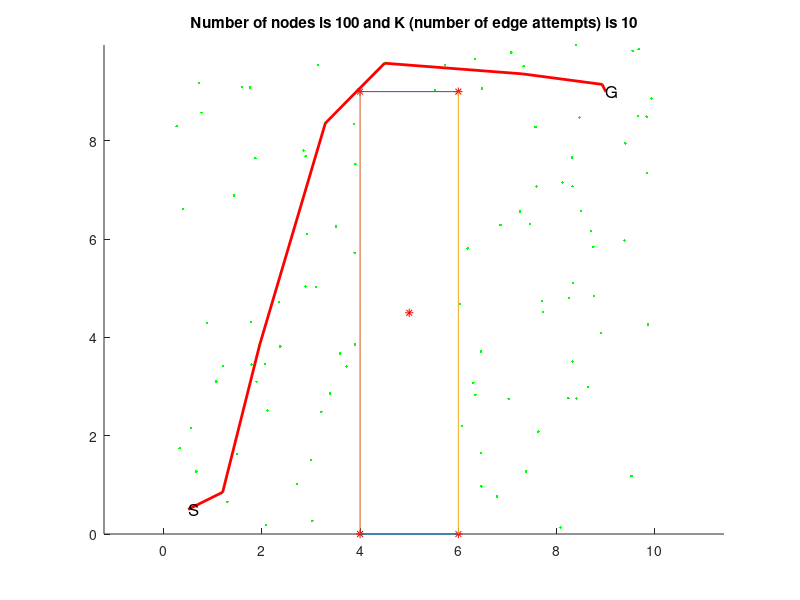

Source code (MATLAB):
clf
% Automatically generated by solvePlanningProblem using
% #nodes=100
% #edges per node10
% step size for collision check 0.1
% xMin=0
% xMax=10
% yMin=0
% yMax=10
% worldModel="problem6.txt"
% problem spec file "problem6.txt"

clf
hold on
plot(5,4.5,'*r')
plot(6.00002,3.67324e-06,'*r')
plot(4.00002,-3.67317e-06,'*r')
plot(3.99998,9,'*r')
plot(5.99998,9,'*r')
plot([6.00002 4.00002],[3.67324e-06,-3.67317e-06])
plot([3.99998 4.00002],[9,-3.67317e-06])
plot([6.00002 5.99998],[3.67324e-06,9])
plot([3.99998 5.99998],[9,9])
plot(3.59039,3.66828,'.g')
plot(2.84987,7.80547,'.g')
plot(6.4611,1.65102,'.g')
plot(8.76568,4.84485,'.g')
plot(7.32847,9.51888,'.g')
plot(3.89742,3.85862,'.g')
plot(1.75755,9.08091,'.g')
plot(2.91819,6.1032,'.g')
plot(6.45943,3.71621,'.g')
plot(8.30771,7.65623,'.g')
plot(8.23959,2.76304,'.g')
plot(8.49447,6.56907,'.g')
plot(6.34633,2.83363,'.g')
plot(3.21428,2.48702,'.g')
plot(9.38216,5.97303,'.g')
plot(8.74551,5.84347,'.g')
plot(1.20446,3.41852,'.g')
plot(3.29317,8.35709,'.g')
plot(7.62492,2.08139,'.g')
plot(1.95775,3.84915,'.g')
plot(2.715,1.01907,'.g')
plot(7.5919,7.07183,'.g')
plot(6.3041,3.07594,'.g')
plot(7.25511,6.5648,'.g')
plot(0.882031,4.28822,'.g')
plot(2.09081,0.183924,'.g')
plot(1.20431,0.850137,'.g')
plot(8.25518,4.7967,'.g')
plot(8.07938,0.132789,'.g')
plot(1.78875,3.44969,'.g')
plot(8.92361,9.14765,'.g')
plot(0.721079,9.1742,'.g')
plot(0.774592,8.57116,'.g')
plot(8.32314,7.07415,'.g')
plot(3.88979,5.71904,'.g')
plot(9.85984,4.26168,'.g')
plot(6.03824,4.6785,'.g')
plot(1.49352,1.62385,'.g')
plot(2.07137,3.46275,'.g')
plot(8.39293,9.94872,'.g')
plot(8.11788,7.15024,'.g')
plot(9.54542,9.83235,'.g')
plot(2.35109,4.72034,'.g')
plot(6.48058,9.0653,'.g')
plot(0.563584,2.1536,'.g')
plot(5.52145,9.03189,'.g')
plot(8.90725,4.08724,'.g')
plot(5.72497,9.53914,'.g')
plot(8.69972,6.17006,'.g')
plot(0.267049,8.29864,'.g')
plot(6.46701,0.967494,'.g')
plot(0.666465,1.27139,'.g')
plot(8.32957,5.1063,'.g')
plot(1.59274,9.09749,'.g')
plot(1.43731,6.88505,'.g')
plot(7.07383,9.7965,'.g')
plot(9.83265,7.33907,'.g')
plot(7.69886,4.73571,'.g')
plot(3.09901,5.024,'.g')
plot(8.32353,3.50884,'.g')
plot(3.0036,1.49978,'.g')
plot(6.85526,6.28629,'.g')
plot(3.72365,3.40424,'.g')
plot(7.29871,9.36192,'.g')
plot(2.89076,5.03582,'.g')
plot(7.02283,2.75084,'.g')
plot(3.38983,2.85511,'.g')
plot(3.13974,9.53657,'.g')
plot(1.07295,3.10447,'.g')
plot(6.78293,0.759187,'.g')
plot(9.65601,8.50481,'.g')
plot(0.404392,6.6123,'.g')
plot(2.89151,7.68957,'.g')
plot(8.63408,2.99182,'.g')
plot(3.50962,6.25223,'.g')
plot(1.29831,0.656774,'.g')
plot(8.40262,2.75849,'.g')
plot(1.89404,3.09837,'.g')
plot(6.19003,5.81097,'.g')
plot(9.39596,7.94787,'.g')
plot(9.83212,8.49018,'.g')
plot(4.4987,9.57817,'.g')
plot(0.327349,1.74702,'.g')
plot(2.1195,2.51351,'.g')
plot(6.33246,9.66238,'.g')
plot(6.07439,2.19978,'.g')
plot(1.77511,4.31082,'.g')
plot(1.86991,7.64549,'.g')
plot(7.71491,4.5188,'.g')
plot(7.4556,6.3096,'.g')
plot(3.87388,8.3471,'.g')
plot(9.66501,9.86374,'.g')
plot(9.92734,8.85747,'.g')
plot(7.56936,8.2819,'.g')
plot(3.90358,7.52201,'.g')
plot(2.37662,3.81552,'.g')
plot(7.37557,1.26962,'.g')
plot(8.46602,8.47582,'.g')
plot(3.02852,0.270097,'.g')
plot(9.52348,1.18023,'.g')
if 0
  plot([2.84987,3.59039] ,[7.80547, 3.66828], 'k')
  plot([8.76568,6.4611] ,[4.84485, 1.65102], 'k')
  plot([7.32847,8.76568] ,[9.51888, 4.84485], 'k')
  plot([7.32847,6.4611] ,[9.51888, 1.65102], 'k')
  plot([3.89742,3.59039] ,[3.85862, 3.66828], 'k')
  plot([3.89742,2.84987] ,[3.85862, 7.80547], 'k')
  plot([1.75755,2.84987] ,[9.08091, 7.80547], 'k')
  plot([1.75755,7.32847] ,[9.08091, 9.51888], 'k')
  plot([1.75755,3.89742] ,[9.08091, 3.85862], 'k')
  plot([1.75755,3.59039] ,[9.08091, 3.66828], 'k')
  plot([2.91819,2.84987] ,[6.1032, 7.80547], 'k')
  plot([2.91819,3.89742] ,[6.1032, 3.85862], 'k')
  plot([2.91819,3.59039] ,[6.1032, 3.66828], 'k')
  plot([2.91819,1.75755] ,[6.1032, 9.08091], 'k')
  plot([6.45943,6.4611] ,[3.71621, 1.65102], 'k')
  plot([6.45943,8.76568] ,[3.71621, 4.84485], 'k')
  plot([6.45943,7.32847] ,[3.71621, 9.51888], 'k')
  plot([8.30771,7.32847] ,[7.65623, 9.51888], 'k')
  plot([8.30771,8.76568] ,[7.65623, 4.84485], 'k')
  plot([8.30771,6.45943] ,[7.65623, 3.71621], 'k')
  plot([8.30771,6.4611] ,[7.65623, 1.65102], 'k')
  plot([8.23959,6.45943] ,[2.76304, 3.71621], 'k')
  plot([8.23959,6.4611] ,[2.76304, 1.65102], 'k')
  plot([8.23959,8.76568] ,[2.76304, 4.84485], 'k')
  plot([8.23959,8.30771] ,[2.76304, 7.65623], 'k')
  plot([8.23959,7.32847] ,[2.76304, 9.51888], 'k')
  plot([8.49447,8.30771] ,[6.56907, 7.65623], 'k')
  plot([8.49447,8.76568] ,[6.56907, 4.84485], 'k')
  plot([8.49447,7.32847] ,[6.56907, 9.51888], 'k')
  plot([8.49447,6.45943] ,[6.56907, 3.71621], 'k')
  plot([8.49447,8.23959] ,[6.56907, 2.76304], 'k')
  plot([8.49447,6.4611] ,[6.56907, 1.65102], 'k')
  plot([6.34633,6.45943] ,[2.83363, 3.71621], 'k')
  plot([6.34633,6.4611] ,[2.83363, 1.65102], 'k')
  plot([6.34633,8.23959] ,[2.83363, 2.76304], 'k')
  plot([6.34633,8.76568] ,[2.83363, 4.84485], 'k')
  plot([6.34633,8.49447] ,[2.83363, 6.56907], 'k')
  plot([6.34633,8.30771] ,[2.83363, 7.65623], 'k')
  plot([3.21428,3.59039] ,[2.48702, 3.66828], 'k')
  plot([3.21428,3.89742] ,[2.48702, 3.85862], 'k')
  plot([3.21428,2.91819] ,[2.48702, 6.1032], 'k')
  plot([3.21428,2.84987] ,[2.48702, 7.80547], 'k')
  plot([9.38216,8.49447] ,[5.97303, 6.56907], 'k')
  plot([9.38216,8.76568] ,[5.97303, 4.84485], 'k')
  plot([9.38216,8.30771] ,[5.97303, 7.65623], 'k')
  plot([9.38216,8.23959] ,[5.97303, 2.76304], 'k')
  plot([9.38216,6.45943] ,[5.97303, 3.71621], 'k')
  plot([9.38216,7.32847] ,[5.97303, 9.51888], 'k')
  plot([9.38216,6.34633] ,[5.97303, 2.83363], 'k')
  plot([9.38216,6.4611] ,[5.97303, 1.65102], 'k')
  plot([8.74551,9.38216] ,[5.84347, 5.97303], 'k')
  plot([8.74551,8.49447] ,[5.84347, 6.56907], 'k')
  plot([8.74551,8.76568] ,[5.84347, 4.84485], 'k')
  plot([8.74551,8.30771] ,[5.84347, 7.65623], 'k')
  plot([8.74551,8.23959] ,[5.84347, 2.76304], 'k')
  plot([8.74551,6.45943] ,[5.84347, 3.71621], 'k')
  plot([8.74551,6.34633] ,[5.84347, 2.83363], 'k')
  plot([8.74551,7.32847] ,[5.84347, 9.51888], 'k')
  plot([8.74551,6.4611] ,[5.84347, 1.65102], 'k')
  plot([1.20446,3.21428] ,[3.41852, 2.48702], 'k')
  plot([1.20446,3.59039] ,[3.41852, 3.66828], 'k')
  plot([1.20446,3.89742] ,[3.41852, 3.85862], 'k')
  plot([1.20446,2.91819] ,[3.41852, 6.1032], 'k')
  plot([1.20446,2.84987] ,[3.41852, 7.80547], 'k')
  plot([1.20446,1.75755] ,[3.41852, 9.08091], 'k')
  plot([3.29317,2.84987] ,[8.35709, 7.80547], 'k')
  plot([3.29317,1.75755] ,[8.35709, 9.08091], 'k')
  plot([3.29317,2.91819] ,[8.35709, 6.1032], 'k')
  plot([3.29317,3.89742] ,[8.35709, 3.85862], 'k')
  plot([3.29317,3.59039] ,[8.35709, 3.66828], 'k')
  plot([3.29317,1.20446] ,[8.35709, 3.41852], 'k')
  plot([7.62492,8.23959] ,[2.08139, 2.76304], 'k')
  plot([7.62492,6.4611] ,[2.08139, 1.65102], 'k')
  plot([7.62492,6.34633] ,[2.08139, 2.83363], 'k')
  plot([7.62492,6.45943] ,[2.08139, 3.71621], 'k')
  plot([7.62492,8.76568] ,[2.08139, 4.84485], 'k')
  plot([7.62492,8.74551] ,[2.08139, 5.84347], 'k')
  plot([7.62492,9.38216] ,[2.08139, 5.97303], 'k')
  plot([1.95775,1.20446] ,[3.84915, 3.41852], 'k')
  plot([1.95775,3.59039] ,[3.84915, 3.66828], 'k')
  plot([1.95775,3.21428] ,[3.84915, 2.48702], 'k')
  plot([1.95775,3.89742] ,[3.84915, 3.85862], 'k')
  plot([1.95775,2.91819] ,[3.84915, 6.1032], 'k')
  plot([1.95775,2.84987] ,[3.84915, 7.80547], 'k')
  plot([1.95775,3.29317] ,[3.84915, 8.35709], 'k')
  plot([2.715,3.21428] ,[1.01907, 2.48702], 'k')
  plot([2.715,3.59039] ,[1.01907, 3.66828], 'k')
  plot([2.715,1.20446] ,[1.01907, 3.41852], 'k')
  plot([2.715,1.95775] ,[1.01907, 3.84915], 'k')
  plot([2.715,3.89742] ,[1.01907, 3.85862], 'k')
  plot([2.715,2.91819] ,[1.01907, 6.1032], 'k')
  plot([7.5919,8.30771] ,[7.07183, 7.65623], 'k')
  plot([7.5919,8.49447] ,[7.07183, 6.56907], 'k')
  plot([7.5919,8.74551] ,[7.07183, 5.84347], 'k')
  plot([7.5919,9.38216] ,[7.07183, 5.97303], 'k')
  plot([7.5919,7.32847] ,[7.07183, 9.51888], 'k')
  plot([7.5919,8.76568] ,[7.07183, 4.84485], 'k')
  plot([7.5919,6.45943] ,[7.07183, 3.71621], 'k')
  plot([7.5919,8.23959] ,[7.07183, 2.76304], 'k')
  plot([7.5919,6.34633] ,[7.07183, 2.83363], 'k')
  plot([6.3041,6.34633] ,[3.07594, 2.83363], 'k')
  plot([6.3041,6.45943] ,[3.07594, 3.71621], 'k')
  plot([6.3041,6.4611] ,[3.07594, 1.65102], 'k')
  plot([6.3041,7.62492] ,[3.07594, 2.08139], 'k')
  plot([6.3041,8.23959] ,[3.07594, 2.76304], 'k')
  plot([6.3041,8.76568] ,[3.07594, 4.84485], 'k')
  plot([6.3041,8.74551] ,[3.07594, 5.84347], 'k')
  plot([7.25511,7.5919] ,[6.5648, 7.07183], 'k')
  plot([7.25511,8.49447] ,[6.5648, 6.56907], 'k')
  plot([7.25511,8.30771] ,[6.5648, 7.65623], 'k')
  plot([7.25511,8.74551] ,[6.5648, 5.84347], 'k')
  plot([7.25511,9.38216] ,[6.5648, 5.97303], 'k')
  plot([7.25511,8.76568] ,[6.5648, 4.84485], 'k')
  plot([7.25511,7.32847] ,[6.5648, 9.51888], 'k')
  plot([7.25511,6.45943] ,[6.5648, 3.71621], 'k')
  plot([7.25511,6.3041] ,[6.5648, 3.07594], 'k')
  plot([7.25511,6.34633] ,[6.5648, 2.83363], 'k')
  plot([0.882031,1.20446] ,[4.28822, 3.41852], 'k')
  plot([0.882031,1.95775] ,[4.28822, 3.84915], 'k')
  plot([0.882031,2.91819] ,[4.28822, 6.1032], 'k')
  plot([0.882031,3.59039] ,[4.28822, 3.66828], 'k')
  plot([0.882031,3.21428] ,[4.28822, 2.48702], 'k')
  plot([0.882031,3.89742] ,[4.28822, 3.85862], 'k')
  plot([0.882031,2.715] ,[4.28822, 1.01907], 'k')
  plot([0.882031,2.84987] ,[4.28822, 7.80547], 'k')
  plot([0.882031,3.29317] ,[4.28822, 8.35709], 'k')
  plot([0.882031,1.75755] ,[4.28822, 9.08091], 'k')
  plot([2.09081,2.715] ,[0.183924, 1.01907], 'k')
  plot([2.09081,3.21428] ,[0.183924, 2.48702], 'k')
  plot([2.09081,1.20446] ,[0.183924, 3.41852], 'k')
  plot([2.09081,1.95775] ,[0.183924, 3.84915], 'k')
  plot([2.09081,3.59039] ,[0.183924, 3.66828], 'k')
  plot([2.09081,3.89742] ,[0.183924, 3.85862], 'k')
  plot([2.09081,0.882031] ,[0.183924, 4.28822], 'k')
  plot([1.20431,2.09081] ,[0.850137, 0.183924], 'k')
  plot([1.20431,2.715] ,[0.850137, 1.01907], 'k')
  plot([1.20431,1.20446] ,[0.850137, 3.41852], 'k')
  plot([1.20431,3.21428] ,[0.850137, 2.48702], 'k')
  plot([1.20431,1.95775] ,[0.850137, 3.84915], 'k')
  plot([1.20431,0.882031] ,[0.850137, 4.28822], 'k')
  plot([1.20431,3.59039] ,[0.850137, 3.66828], 'k')
  plot([1.20431,3.89742] ,[0.850137, 3.85862], 'k')
  plot([8.25518,8.76568] ,[4.7967, 4.84485], 'k')
  plot([8.25518,8.74551] ,[4.7967, 5.84347], 'k')
  plot([8.25518,9.38216] ,[4.7967, 5.97303], 'k')
  plot([8.25518,8.49447] ,[4.7967, 6.56907], 'k')
  plot([8.25518,7.25511] ,[4.7967, 6.5648], 'k')
  plot([8.25518,8.23959] ,[4.7967, 2.76304], 'k')
  plot([8.25518,6.45943] ,[4.7967, 3.71621], 'k')
  plot([8.25518,7.5919] ,[4.7967, 7.07183], 'k')
  plot([8.25518,6.3041] ,[4.7967, 3.07594], 'k')
  plot([8.25518,6.34633] ,[4.7967, 2.83363], 'k')
  plot([8.07938,7.62492] ,[0.132789, 2.08139], 'k')
  plot([8.07938,6.4611] ,[0.132789, 1.65102], 'k')
  plot([8.07938,8.23959] ,[0.132789, 2.76304], 'k')
  plot([8.07938,6.34633] ,[0.132789, 2.83363], 'k')
  plot([8.07938,6.3041] ,[0.132789, 3.07594], 'k')
  plot([8.07938,6.45943] ,[0.132789, 3.71621], 'k')
  plot([8.07938,8.25518] ,[0.132789, 4.7967], 'k')
  plot([8.07938,8.76568] ,[0.132789, 4.84485], 'k')
  plot([1.78875,1.95775] ,[3.44969, 3.84915], 'k')
  plot([1.78875,1.20446] ,[3.44969, 3.41852], 'k')
  plot([1.78875,0.882031] ,[3.44969, 4.28822], 'k')
  plot([1.78875,3.21428] ,[3.44969, 2.48702], 'k')
  plot([1.78875,3.59039] ,[3.44969, 3.66828], 'k')
  plot([1.78875,3.89742] ,[3.44969, 3.85862], 'k')
  plot([1.78875,2.715] ,[3.44969, 1.01907], 'k')
  plot([1.78875,1.20431] ,[3.44969, 0.850137], 'k')
  plot([1.78875,2.91819] ,[3.44969, 6.1032], 'k')
  plot([1.78875,2.09081] ,[3.44969, 0.183924], 'k')
  plot([8.92361,8.30771] ,[9.14765, 7.65623], 'k')
  plot([8.92361,7.32847] ,[9.14765, 9.51888], 'k')
  plot([8.92361,7.5919] ,[9.14765, 7.07183], 'k')
  plot([8.92361,8.49447] ,[9.14765, 6.56907], 'k')
  plot([8.92361,7.25511] ,[9.14765, 6.5648], 'k')
  plot([8.92361,9.38216] ,[9.14765, 5.97303], 'k')
  plot([8.92361,8.74551] ,[9.14765, 5.84347], 'k')
  plot([8.92361,8.76568] ,[9.14765, 4.84485], 'k')
  plot([8.92361,8.25518] ,[9.14765, 4.7967], 'k')
  plot([0.721079,1.75755] ,[9.1742, 9.08091], 'k')
  plot([0.721079,2.84987] ,[9.1742, 7.80547], 'k')
  plot([0.721079,3.29317] ,[9.1742, 8.35709], 'k')
  plot([0.721079,2.91819] ,[9.1742, 6.1032], 'k')
  plot([0.721079,0.882031] ,[9.1742, 4.28822], 'k')
  plot([0.721079,1.95775] ,[9.1742, 3.84915], 'k')
  plot([0.721079,1.20446] ,[9.1742, 3.41852], 'k')
  plot([0.721079,1.78875] ,[9.1742, 3.44969], 'k')
  plot([0.721079,3.89742] ,[9.1742, 3.85862], 'k')
  plot([0.721079,3.59039] ,[9.1742, 3.66828], 'k')
  plot([0.774592,0.721079] ,[8.57116, 9.1742], 'k')
  plot([0.774592,1.75755] ,[8.57116, 9.08091], 'k')
  plot([0.774592,2.84987] ,[8.57116, 7.80547], 'k')
  plot([0.774592,3.29317] ,[8.57116, 8.35709], 'k')
  plot([0.774592,2.91819] ,[8.57116, 6.1032], 'k')
  plot([0.774592,0.882031] ,[8.57116, 4.28822], 'k')
  plot([0.774592,1.95775] ,[8.57116, 3.84915], 'k')
  plot([0.774592,1.20446] ,[8.57116, 3.41852], 'k')
  plot([0.774592,1.78875] ,[8.57116, 3.44969], 'k')
  plot([0.774592,3.89742] ,[8.57116, 3.85862], 'k')
  plot([8.32314,8.49447] ,[7.07415, 6.56907], 'k')
  plot([8.32314,8.30771] ,[7.07415, 7.65623], 'k')
  plot([8.32314,7.5919] ,[7.07415, 7.07183], 'k')
  plot([8.32314,7.25511] ,[7.07415, 6.5648], 'k')
  plot([8.32314,8.74551] ,[7.07415, 5.84347], 'k')
  plot([8.32314,9.38216] ,[7.07415, 5.97303], 'k')
  plot([8.32314,8.92361] ,[7.07415, 9.14765], 'k')
  plot([8.32314,8.76568] ,[7.07415, 4.84485], 'k')
  plot([8.32314,8.25518] ,[7.07415, 4.7967], 'k')
  plot([8.32314,7.32847] ,[7.07415, 9.51888], 'k')
  plot([3.88979,2.91819] ,[5.71904, 6.1032], 'k')
  plot([3.88979,3.89742] ,[5.71904, 3.85862], 'k')
  plot([3.88979,3.59039] ,[5.71904, 3.66828], 'k')
  plot([3.88979,2.84987] ,[5.71904, 7.80547], 'k')
  plot([3.88979,1.95775] ,[5.71904, 3.84915], 'k')
  plot([3.88979,3.29317] ,[5.71904, 8.35709], 'k')
  plot([3.88979,1.78875] ,[5.71904, 3.44969], 'k')
  plot([3.88979,3.21428] ,[5.71904, 2.48702], 'k')
  plot([3.88979,0.882031] ,[5.71904, 4.28822], 'k')
  plot([9.85984,8.76568] ,[4.26168, 4.84485], 'k')
  plot([9.85984,8.25518] ,[4.26168, 4.7967], 'k')
  plot([9.85984,9.38216] ,[4.26168, 5.97303], 'k')
  plot([9.85984,8.74551] ,[4.26168, 5.84347], 'k')
  plot([9.85984,8.23959] ,[4.26168, 2.76304], 'k')
  plot([9.85984,8.49447] ,[4.26168, 6.56907], 'k')
  plot([9.85984,7.62492] ,[4.26168, 2.08139], 'k')
  plot([9.85984,8.32314] ,[4.26168, 7.07415], 'k')
  plot([9.85984,6.45943] ,[4.26168, 3.71621], 'k')
  plot([9.85984,7.25511] ,[4.26168, 6.5648], 'k')
  plot([6.03824,6.45943] ,[4.6785, 3.71621], 'k')
  plot([6.03824,6.3041] ,[4.6785, 3.07594], 'k')
  plot([6.03824,6.34633] ,[4.6785, 2.83363], 'k')
  plot([6.03824,8.25518] ,[4.6785, 4.7967], 'k')
  plot([6.03824,7.25511] ,[4.6785, 6.5648], 'k')
  plot([6.03824,8.76568] ,[4.6785, 4.84485], 'k')
  plot([6.03824,7.5919] ,[4.6785, 7.07183], 'k')
  plot([1.49352,1.20431] ,[1.62385, 0.850137], 'k')
  plot([1.49352,2.715] ,[1.62385, 1.01907], 'k')
  plot([1.49352,2.09081] ,[1.62385, 0.183924], 'k')
  plot([1.49352,1.20446] ,[1.62385, 3.41852], 'k')
  plot([1.49352,1.78875] ,[1.62385, 3.44969], 'k')
  plot([1.49352,3.21428] ,[1.62385, 2.48702], 'k')
  plot([1.49352,1.95775] ,[1.62385, 3.84915], 'k')
  plot([1.49352,0.882031] ,[1.62385, 4.28822], 'k')
  plot([1.49352,3.59039] ,[1.62385, 3.66828], 'k')
  plot([1.49352,3.89742] ,[1.62385, 3.85862], 'k')
  plot([2.07137,1.78875] ,[3.46275, 3.44969], 'k')
  plot([2.07137,1.95775] ,[3.46275, 3.84915], 'k')
  plot([2.07137,1.20446] ,[3.46275, 3.41852], 'k')
  plot([2.07137,0.882031] ,[3.46275, 4.28822], 'k')
  plot([2.07137,3.21428] ,[3.46275, 2.48702], 'k')
  plot([2.07137,3.59039] ,[3.46275, 3.66828], 'k')
  plot([2.07137,3.89742] ,[3.46275, 3.85862], 'k')
  plot([2.07137,1.49352] ,[3.46275, 1.62385], 'k')
  plot([2.07137,2.715] ,[3.46275, 1.01907], 'k')
  plot([2.07137,1.20431] ,[3.46275, 0.850137], 'k')
  plot([8.39293,8.92361] ,[9.94872, 9.14765], 'k')
  plot([8.39293,7.32847] ,[9.94872, 9.51888], 'k')
  plot([8.39293,8.30771] ,[9.94872, 7.65623], 'k')
  plot([8.39293,8.32314] ,[9.94872, 7.07415], 'k')
  plot([8.39293,7.5919] ,[9.94872, 7.07183], 'k')
  plot([8.39293,8.49447] ,[9.94872, 6.56907], 'k')
  plot([8.39293,7.25511] ,[9.94872, 6.5648], 'k')
  plot([8.39293,9.38216] ,[9.94872, 5.97303], 'k')
  plot([8.39293,8.74551] ,[9.94872, 5.84347], 'k')
  plot([8.39293,8.76568] ,[9.94872, 4.84485], 'k')
  plot([8.11788,8.32314] ,[7.15024, 7.07415], 'k')
  plot([8.11788,7.5919] ,[7.15024, 7.07183], 'k')
  plot([8.11788,8.30771] ,[7.15024, 7.65623], 'k')
  plot([8.11788,8.49447] ,[7.15024, 6.56907], 'k')
  plot([8.11788,7.25511] ,[7.15024, 6.5648], 'k')
  plot([8.11788,8.74551] ,[7.15024, 5.84347], 'k')
  plot([8.11788,9.38216] ,[7.15024, 5.97303], 'k')
  plot([8.11788,8.92361] ,[7.15024, 9.14765], 'k')
  plot([8.11788,8.25518] ,[7.15024, 4.7967], 'k')
  plot([8.11788,8.76568] ,[7.15024, 4.84485], 'k')
  plot([9.54542,8.92361] ,[9.83235, 9.14765], 'k')
  plot([9.54542,8.39293] ,[9.83235, 9.94872], 'k')
  plot([9.54542,7.32847] ,[9.83235, 9.51888], 'k')
  plot([9.54542,8.30771] ,[9.83235, 7.65623], 'k')
  plot([9.54542,8.32314] ,[9.83235, 7.07415], 'k')
  plot([9.54542,8.11788] ,[9.83235, 7.15024], 'k')
  plot([9.54542,7.5919] ,[9.83235, 7.07183], 'k')
  plot([9.54542,8.49447] ,[9.83235, 6.56907], 'k')
  plot([9.54542,9.38216] ,[9.83235, 5.97303], 'k')
  plot([9.54542,7.25511] ,[9.83235, 6.5648], 'k')
  plot([2.35109,1.95775] ,[4.72034, 3.84915], 'k')
  plot([2.35109,2.07137] ,[4.72034, 3.46275], 'k')
  plot([2.35109,1.78875] ,[4.72034, 3.44969], 'k')
  plot([2.35109,2.91819] ,[4.72034, 6.1032], 'k')
  plot([2.35109,0.882031] ,[4.72034, 4.28822], 'k')
  plot([2.35109,3.59039] ,[4.72034, 3.66828], 'k')
  plot([2.35109,1.20446] ,[4.72034, 3.41852], 'k')
  plot([2.35109,3.89742] ,[4.72034, 3.85862], 'k')
  plot([2.35109,3.88979] ,[4.72034, 5.71904], 'k')
  plot([2.35109,3.21428] ,[4.72034, 2.48702], 'k')
  plot([6.48058,7.32847] ,[9.0653, 9.51888], 'k')
  plot([6.48058,8.39293] ,[9.0653, 9.94872], 'k')
  plot([6.48058,7.5919] ,[9.0653, 7.07183], 'k')
  plot([6.48058,8.30771] ,[9.0653, 7.65623], 'k')
  plot([6.48058,8.92361] ,[9.0653, 9.14765], 'k')
  plot([6.48058,8.11788] ,[9.0653, 7.15024], 'k')
  plot([6.48058,7.25511] ,[9.0653, 6.5648], 'k')
  plot([6.48058,8.32314] ,[9.0653, 7.07415], 'k')
  plot([6.48058,9.54542] ,[9.0653, 9.83235], 'k')
  plot([6.48058,8.49447] ,[9.0653, 6.56907], 'k')
  plot([0.563584,1.49352] ,[2.1536, 1.62385], 'k')
  plot([0.563584,1.20446] ,[2.1536, 3.41852], 'k')
  plot([0.563584,1.20431] ,[2.1536, 0.850137], 'k')
  plot([0.563584,1.78875] ,[2.1536, 3.44969], 'k')
  plot([0.563584,2.07137] ,[2.1536, 3.46275], 'k')
  plot([0.563584,0.882031] ,[2.1536, 4.28822], 'k')
  plot([0.563584,1.95775] ,[2.1536, 3.84915], 'k')
  plot([0.563584,2.715] ,[2.1536, 1.01907], 'k')
  plot([0.563584,2.09081] ,[2.1536, 0.183924], 'k')
  plot([0.563584,3.21428] ,[2.1536, 2.48702], 'k')
  plot([5.52145,6.48058] ,[9.03189, 9.0653], 'k')
  plot([5.52145,7.32847] ,[9.03189, 9.51888], 'k')
  plot([5.52145,8.39293] ,[9.03189, 9.94872], 'k')
  plot([5.52145,8.92361] ,[9.03189, 9.14765], 'k')
  plot([8.90725,8.76568] ,[4.08724, 4.84485], 'k')
  plot([8.90725,8.25518] ,[4.08724, 4.7967], 'k')
  plot([8.90725,9.85984] ,[4.08724, 4.26168], 'k')
  plot([8.90725,8.23959] ,[4.08724, 2.76304], 'k')
  plot([8.90725,8.74551] ,[4.08724, 5.84347], 'k')
  plot([8.90725,9.38216] ,[4.08724, 5.97303], 'k')
  plot([8.90725,7.62492] ,[4.08724, 2.08139], 'k')
  plot([8.90725,6.45943] ,[4.08724, 3.71621], 'k')
  plot([8.90725,8.49447] ,[4.08724, 6.56907], 'k')
  plot([8.90725,6.3041] ,[4.08724, 3.07594], 'k')
  plot([5.72497,6.48058] ,[9.53914, 9.0653], 'k')
  plot([5.72497,7.32847] ,[9.53914, 9.51888], 'k')
  plot([5.72497,8.39293] ,[9.53914, 9.94872], 'k')
  plot([5.72497,7.5919] ,[9.53914, 7.07183], 'k')
  plot([5.72497,8.30771] ,[9.53914, 7.65623], 'k')
  plot([5.72497,8.92361] ,[9.53914, 9.14765], 'k')
  plot([5.72497,7.25511] ,[9.53914, 6.5648], 'k')
  plot([8.69972,8.74551] ,[6.17006, 5.84347], 'k')
  plot([8.69972,8.49447] ,[6.17006, 6.56907], 'k')
  plot([8.69972,9.38216] ,[6.17006, 5.97303], 'k')
  plot([8.69972,8.32314] ,[6.17006, 7.07415], 'k')
  plot([8.69972,8.11788] ,[6.17006, 7.15024], 'k')
  plot([8.69972,8.76568] ,[6.17006, 4.84485], 'k')
  plot([8.69972,7.5919] ,[6.17006, 7.07183], 'k')
  plot([8.69972,8.25518] ,[6.17006, 4.7967], 'k')
  plot([8.69972,7.25511] ,[6.17006, 6.5648], 'k')
  plot([8.69972,8.30771] ,[6.17006, 7.65623], 'k')
  plot([0.267049,0.774592] ,[8.29864, 8.57116], 'k')
  plot([0.267049,0.721079] ,[8.29864, 9.1742], 'k')
  plot([0.267049,1.75755] ,[8.29864, 9.08091], 'k')
  plot([0.267049,2.84987] ,[8.29864, 7.80547], 'k')
  plot([0.267049,3.29317] ,[8.29864, 8.35709], 'k')
  plot([0.267049,2.91819] ,[8.29864, 6.1032], 'k')
  plot([0.267049,0.882031] ,[8.29864, 4.28822], 'k')
  plot([0.267049,2.35109] ,[8.29864, 4.72034], 'k')
  plot([0.267049,3.88979] ,[8.29864, 5.71904], 'k')
  plot([0.267049,1.95775] ,[8.29864, 3.84915], 'k')
  plot([6.46701,6.4611] ,[0.967494, 1.65102], 'k')
  plot([6.46701,7.62492] ,[0.967494, 2.08139], 'k')
  plot([6.46701,8.07938] ,[0.967494, 0.132789], 'k')
  plot([6.46701,6.34633] ,[0.967494, 2.83363], 'k')
  plot([6.46701,6.3041] ,[0.967494, 3.07594], 'k')
  plot([6.46701,8.23959] ,[0.967494, 2.76304], 'k')
  plot([6.46701,6.45943] ,[0.967494, 3.71621], 'k')
  plot([6.46701,6.03824] ,[0.967494, 4.6785], 'k')
  plot([0.666465,1.20431] ,[1.27139, 0.850137], 'k')
  plot([0.666465,0.563584] ,[1.27139, 2.1536], 'k')
  plot([0.666465,1.49352] ,[1.27139, 1.62385], 'k')
  plot([0.666465,2.09081] ,[1.27139, 0.183924], 'k')
  plot([0.666465,2.715] ,[1.27139, 1.01907], 'k')
  plot([0.666465,1.20446] ,[1.27139, 3.41852], 'k')
  plot([0.666465,1.78875] ,[1.27139, 3.44969], 'k')
  plot([0.666465,2.07137] ,[1.27139, 3.46275], 'k')
  plot([0.666465,3.21428] ,[1.27139, 2.48702], 'k')
  plot([0.666465,1.95775] ,[1.27139, 3.84915], 'k')
  plot([8.32957,8.25518] ,[5.1063, 4.7967], 'k')
  plot([8.32957,8.76568] ,[5.1063, 4.84485], 'k')
  plot([8.32957,8.74551] ,[5.1063, 5.84347], 'k')
  plot([8.32957,8.69972] ,[5.1063, 6.17006], 'k')
  plot([8.32957,8.90725] ,[5.1063, 4.08724], 'k')
  plot([8.32957,9.38216] ,[5.1063, 5.97303], 'k')
  plot([8.32957,8.49447] ,[5.1063, 6.56907], 'k')
  plot([8.32957,9.85984] ,[5.1063, 4.26168], 'k')
  plot([8.32957,7.25511] ,[5.1063, 6.5648], 'k')
  plot([8.32957,8.32314] ,[5.1063, 7.07415], 'k')
  plot([1.59274,1.75755] ,[9.09749, 9.08091], 'k')
  plot([1.59274,0.721079] ,[9.09749, 9.1742], 'k')
  plot([1.59274,0.774592] ,[9.09749, 8.57116], 'k')
  plot([1.59274,0.267049] ,[9.09749, 8.29864], 'k')
  plot([1.59274,2.84987] ,[9.09749, 7.80547], 'k')
  plot([1.59274,3.29317] ,[9.09749, 8.35709], 'k')
  plot([1.59274,2.91819] ,[9.09749, 6.1032], 'k')
  plot([1.59274,5.52145] ,[9.09749, 9.03189], 'k')
  plot([1.59274,3.88979] ,[9.09749, 5.71904], 'k')
  plot([1.59274,5.72497] ,[9.09749, 9.53914], 'k')
  plot([1.43731,2.91819] ,[6.88505, 6.1032], 'k')
  plot([1.43731,2.84987] ,[6.88505, 7.80547], 'k')
  plot([1.43731,0.774592] ,[6.88505, 8.57116], 'k')
  plot([1.43731,0.267049] ,[6.88505, 8.29864], 'k')
  plot([1.43731,1.59274] ,[6.88505, 9.09749], 'k')
  plot([1.43731,1.75755] ,[6.88505, 9.08091], 'k')
  plot([1.43731,2.35109] ,[6.88505, 4.72034], 'k')
  plot([1.43731,3.29317] ,[6.88505, 8.35709], 'k')
  plot([1.43731,0.721079] ,[6.88505, 9.1742], 'k')
  plot([1.43731,0.882031] ,[6.88505, 4.28822], 'k')
  plot([7.07383,7.32847] ,[9.7965, 9.51888], 'k')
  plot([7.07383,6.48058] ,[9.7965, 9.0653], 'k')
  plot([7.07383,8.39293] ,[9.7965, 9.94872], 'k')
  plot([7.07383,5.72497] ,[9.7965, 9.53914], 'k')
  plot([7.07383,8.92361] ,[9.7965, 9.14765], 'k')
  plot([7.07383,8.30771] ,[9.7965, 7.65623], 'k')
  plot([7.07383,9.54542] ,[9.7965, 9.83235], 'k')
  plot([7.07383,7.5919] ,[9.7965, 7.07183], 'k')
  plot([7.07383,8.11788] ,[9.7965, 7.15024], 'k')
  plot([9.83265,9.38216] ,[7.33907, 5.97303], 'k')
  plot([9.83265,8.32314] ,[7.33907, 7.07415], 'k')
  plot([9.83265,8.49447] ,[7.33907, 6.56907], 'k')
  plot([9.83265,8.30771] ,[7.33907, 7.65623], 'k')
  plot([9.83265,8.69972] ,[7.33907, 6.17006], 'k')
  plot([9.83265,8.11788] ,[7.33907, 7.15024], 'k')
  plot([9.83265,8.74551] ,[7.33907, 5.84347], 'k')
  plot([9.83265,8.92361] ,[7.33907, 9.14765], 'k')
  plot([9.83265,7.5919] ,[7.33907, 7.07183], 'k')
  plot([9.83265,9.54542] ,[7.33907, 9.83235], 'k')
  plot([7.69886,8.25518] ,[4.73571, 4.7967], 'k')
  plot([7.69886,8.32957] ,[4.73571, 5.1063], 'k')
  plot([7.69886,8.76568] ,[4.73571, 4.84485], 'k')
  plot([7.69886,8.90725] ,[4.73571, 4.08724], 'k')
  plot([7.69886,8.74551] ,[4.73571, 5.84347], 'k')
  plot([7.69886,6.45943] ,[4.73571, 3.71621], 'k')
  plot([7.69886,8.69972] ,[4.73571, 6.17006], 'k')
  plot([7.69886,7.25511] ,[4.73571, 6.5648], 'k')
  plot([7.69886,8.49447] ,[4.73571, 6.56907], 'k')
  plot([3.09901,2.35109] ,[5.024, 4.72034], 'k')
  plot([3.09901,3.88979] ,[5.024, 5.71904], 'k')
  plot([3.09901,2.91819] ,[5.024, 6.1032], 'k')
  plot([3.09901,3.89742] ,[5.024, 3.85862], 'k')
  plot([3.09901,3.59039] ,[5.024, 3.66828], 'k')
  plot([3.09901,1.95775] ,[5.024, 3.84915], 'k')
  plot([3.09901,2.07137] ,[5.024, 3.46275], 'k')
  plot([3.09901,1.78875] ,[5.024, 3.44969], 'k')
  plot([3.09901,0.882031] ,[5.024, 4.28822], 'k')
  plot([3.09901,1.20446] ,[5.024, 3.41852], 'k')
  plot([8.32353,8.23959] ,[3.50884, 2.76304], 'k')
  plot([8.32353,8.90725] ,[3.50884, 4.08724], 'k')
  plot([8.32353,8.25518] ,[3.50884, 4.7967], 'k')
  plot([8.32353,7.69886] ,[3.50884, 4.73571], 'k')
  plot([8.32353,8.76568] ,[3.50884, 4.84485], 'k')
  plot([8.32353,7.62492] ,[3.50884, 2.08139], 'k')
  plot([8.32353,8.32957] ,[3.50884, 5.1063], 'k')
  plot([8.32353,9.85984] ,[3.50884, 4.26168], 'k')
  plot([8.32353,6.45943] ,[3.50884, 3.71621], 'k')
  plot([8.32353,6.3041] ,[3.50884, 3.07594], 'k')
  plot([3.0036,2.715] ,[1.49978, 1.01907], 'k')
  plot([3.0036,3.21428] ,[1.49978, 2.48702], 'k')
  plot([3.0036,1.49352] ,[1.49978, 1.62385], 'k')
  plot([3.0036,2.09081] ,[1.49978, 0.183924], 'k')
  plot([3.0036,1.20431] ,[1.49978, 0.850137], 'k')
  plot([3.0036,2.07137] ,[1.49978, 3.46275], 'k')
  plot([3.0036,3.59039] ,[1.49978, 3.66828], 'k')
  plot([3.0036,1.78875] ,[1.49978, 3.44969], 'k')
  plot([3.0036,0.666465] ,[1.49978, 1.27139], 'k')
  plot([3.0036,3.89742] ,[1.49978, 3.85862], 'k')
  plot([6.85526,7.25511] ,[6.28629, 6.5648], 'k')
  plot([6.85526,7.5919] ,[6.28629, 7.07183], 'k')
  plot([6.85526,8.11788] ,[6.28629, 7.15024], 'k')
  plot([6.85526,8.49447] ,[6.28629, 6.56907], 'k')
  plot([6.85526,8.32314] ,[6.28629, 7.07415], 'k')
  plot([6.85526,7.69886] ,[6.28629, 4.73571], 'k')
  plot([6.85526,8.69972] ,[6.28629, 6.17006], 'k')
  plot([6.85526,8.32957] ,[6.28629, 5.1063], 'k')
  plot([6.85526,8.74551] ,[6.28629, 5.84347], 'k')
  plot([3.72365,3.59039] ,[3.40424, 3.66828], 'k')
  plot([3.72365,3.89742] ,[3.40424, 3.85862], 'k')
  plot([3.72365,3.21428] ,[3.40424, 2.48702], 'k')
  plot([3.72365,2.07137] ,[3.40424, 3.46275], 'k')
  plot([3.72365,3.09901] ,[3.40424, 5.024], 'k')
  plot([3.72365,1.95775] ,[3.40424, 3.84915], 'k')
  plot([3.72365,2.35109] ,[3.40424, 4.72034], 'k')
  plot([3.72365,1.78875] ,[3.40424, 3.44969], 'k')
  plot([3.72365,3.0036] ,[3.40424, 1.49978], 'k')
  plot([3.72365,3.88979] ,[3.40424, 5.71904], 'k')
  plot([7.29871,7.32847] ,[9.36192, 9.51888], 'k')
  plot([7.29871,7.07383] ,[9.36192, 9.7965], 'k')
  plot([7.29871,6.48058] ,[9.36192, 9.0653], 'k')
  plot([7.29871,8.39293] ,[9.36192, 9.94872], 'k')
  plot([7.29871,5.72497] ,[9.36192, 9.53914], 'k')
  plot([7.29871,8.92361] ,[9.36192, 9.14765], 'k')
  plot([7.29871,5.52145] ,[9.36192, 9.03189], 'k')
  plot([7.29871,8.30771] ,[9.36192, 7.65623], 'k')
  plot([7.29871,9.54542] ,[9.36192, 9.83235], 'k')
  plot([7.29871,7.5919] ,[9.36192, 7.07183], 'k')
  plot([2.89076,3.09901] ,[5.03582, 5.024], 'k')
  plot([2.89076,2.35109] ,[5.03582, 4.72034], 'k')
  plot([2.89076,2.91819] ,[5.03582, 6.1032], 'k')
  plot([2.89076,3.88979] ,[5.03582, 5.71904], 'k')
  plot([2.89076,1.95775] ,[5.03582, 3.84915], 'k')
  plot([2.89076,3.59039] ,[5.03582, 3.66828], 'k')
  plot([2.89076,3.89742] ,[5.03582, 3.85862], 'k')
  plot([2.89076,2.07137] ,[5.03582, 3.46275], 'k')
  plot([2.89076,3.72365] ,[5.03582, 3.40424], 'k')
  plot([2.89076,1.78875] ,[5.03582, 3.44969], 'k')
  plot([7.02283,6.34633] ,[2.75084, 2.83363], 'k')
  plot([7.02283,6.3041] ,[2.75084, 3.07594], 'k')
  plot([7.02283,7.62492] ,[2.75084, 2.08139], 'k')
  plot([7.02283,6.45943] ,[2.75084, 3.71621], 'k')
  plot([7.02283,8.23959] ,[2.75084, 2.76304], 'k')
  plot([7.02283,6.4611] ,[2.75084, 1.65102], 'k')
  plot([7.02283,8.32353] ,[2.75084, 3.50884], 'k')
  plot([7.02283,6.46701] ,[2.75084, 0.967494], 'k')
  plot([7.02283,7.69886] ,[2.75084, 4.73571], 'k')
  plot([3.38983,3.21428] ,[2.85511, 2.48702], 'k')
  plot([3.38983,3.72365] ,[2.85511, 3.40424], 'k')
  plot([3.38983,3.59039] ,[2.85511, 3.66828], 'k')
  plot([3.38983,3.89742] ,[2.85511, 3.85862], 'k')
  plot([3.38983,3.0036] ,[2.85511, 1.49978], 'k')
  plot([3.38983,2.07137] ,[2.85511, 3.46275], 'k')
  plot([3.38983,1.78875] ,[2.85511, 3.44969], 'k')
  plot([3.38983,1.95775] ,[2.85511, 3.84915], 'k')
  plot([3.38983,2.715] ,[2.85511, 1.01907], 'k')
  plot([3.38983,2.35109] ,[2.85511, 4.72034], 'k')
  plot([3.13974,3.29317] ,[9.53657, 8.35709], 'k')
  plot([3.13974,1.75755] ,[9.53657, 9.08091], 'k')
  plot([3.13974,1.59274] ,[9.53657, 9.09749], 'k')
  plot([3.13974,2.84987] ,[9.53657, 7.80547], 'k')
  plot([3.13974,5.52145] ,[9.53657, 9.03189], 'k')
  plot([3.13974,0.721079] ,[9.53657, 9.1742], 'k')
  plot([3.13974,0.774592] ,[9.53657, 8.57116], 'k')
  plot([3.13974,5.72497] ,[9.53657, 9.53914], 'k')
  plot([3.13974,0.267049] ,[9.53657, 8.29864], 'k')
  plot([3.13974,1.43731] ,[9.53657, 6.88505], 'k')
  plot([1.07295,1.20446] ,[3.10447, 3.41852], 'k')
  plot([1.07295,1.78875] ,[3.10447, 3.44969], 'k')
  plot([1.07295,2.07137] ,[3.10447, 3.46275], 'k')
  plot([1.07295,0.563584] ,[3.10447, 2.1536], 'k')
  plot([1.07295,1.95775] ,[3.10447, 3.84915], 'k')
  plot([1.07295,0.882031] ,[3.10447, 4.28822], 'k')
  plot([1.07295,1.49352] ,[3.10447, 1.62385], 'k')
  plot([1.07295,0.666465] ,[3.10447, 1.27139], 'k')
  plot([1.07295,2.35109] ,[3.10447, 4.72034], 'k')
  plot([1.07295,3.21428] ,[3.10447, 2.48702], 'k')
  plot([6.78293,6.46701] ,[0.759187, 0.967494], 'k')
  plot([6.78293,6.4611] ,[0.759187, 1.65102], 'k')
  plot([6.78293,8.07938] ,[0.759187, 0.132789], 'k')
  plot([6.78293,7.62492] ,[0.759187, 2.08139], 'k')
  plot([6.78293,7.02283] ,[0.759187, 2.75084], 'k')
  plot([6.78293,6.34633] ,[0.759187, 2.83363], 'k')
  plot([6.78293,6.3041] ,[0.759187, 3.07594], 'k')
  plot([6.78293,8.23959] ,[0.759187, 2.76304], 'k')
  plot([6.78293,6.45943] ,[0.759187, 3.71621], 'k')
  plot([6.78293,8.32353] ,[0.759187, 3.50884], 'k')
  plot([9.65601,8.92361] ,[8.50481, 9.14765], 'k')
  plot([9.65601,9.83265] ,[8.50481, 7.33907], 'k')
  plot([9.65601,9.54542] ,[8.50481, 9.83235], 'k')
  plot([9.65601,8.30771] ,[8.50481, 7.65623], 'k')
  plot([9.65601,8.39293] ,[8.50481, 9.94872], 'k')
  plot([9.65601,8.32314] ,[8.50481, 7.07415], 'k')
  plot([9.65601,8.11788] ,[8.50481, 7.15024], 'k')
  plot([9.65601,8.49447] ,[8.50481, 6.56907], 'k')
  plot([9.65601,7.29871] ,[8.50481, 9.36192], 'k')
  plot([9.65601,7.5919] ,[8.50481, 7.07183], 'k')
  plot([0.404392,1.43731] ,[6.6123, 6.88505], 'k')
  plot([0.404392,0.267049] ,[6.6123, 8.29864], 'k')
  plot([0.404392,0.774592] ,[6.6123, 8.57116], 'k')
  plot([0.404392,0.882031] ,[6.6123, 4.28822], 'k')
  plot([0.404392,2.91819] ,[6.6123, 6.1032], 'k')
  plot([0.404392,0.721079] ,[6.6123, 9.1742], 'k')
  plot([0.404392,2.35109] ,[6.6123, 4.72034], 'k')
  plot([0.404392,2.84987] ,[6.6123, 7.80547], 'k')
  plot([0.404392,1.59274] ,[6.6123, 9.09749], 'k')
  plot([0.404392,1.75755] ,[6.6123, 9.08091], 'k')
  plot([2.89151,2.84987] ,[7.68957, 7.80547], 'k')
  plot([2.89151,3.29317] ,[7.68957, 8.35709], 'k')
  plot([2.89151,2.91819] ,[7.68957, 6.1032], 'k')
  plot([2.89151,1.43731] ,[7.68957, 6.88505], 'k')
  plot([2.89151,1.75755] ,[7.68957, 9.08091], 'k')
  plot([2.89151,3.13974] ,[7.68957, 9.53657], 'k')
  plot([2.89151,1.59274] ,[7.68957, 9.09749], 'k')
  plot([2.89151,3.88979] ,[7.68957, 5.71904], 'k')
  plot([2.89151,0.774592] ,[7.68957, 8.57116], 'k')
  plot([2.89151,0.721079] ,[7.68957, 9.1742], 'k')
  plot([8.63408,8.23959] ,[2.99182, 2.76304], 'k')
  plot([8.63408,8.32353] ,[2.99182, 3.50884], 'k')
  plot([8.63408,8.90725] ,[2.99182, 4.08724], 'k')
  plot([8.63408,7.62492] ,[2.99182, 2.08139], 'k')
  plot([8.63408,7.02283] ,[2.99182, 2.75084], 'k')
  plot([8.63408,9.85984] ,[2.99182, 4.26168], 'k')
  plot([8.63408,8.25518] ,[2.99182, 4.7967], 'k')
  plot([8.63408,8.76568] ,[2.99182, 4.84485], 'k')
  plot([8.63408,7.69886] ,[2.99182, 4.73571], 'k')
  plot([8.63408,8.32957] ,[2.99182, 5.1063], 'k')
  plot([3.50962,2.91819] ,[6.25223, 6.1032], 'k')
  plot([3.50962,3.88979] ,[6.25223, 5.71904], 'k')
  plot([3.50962,3.09901] ,[6.25223, 5.024], 'k')
  plot([3.50962,2.89076] ,[6.25223, 5.03582], 'k')
  plot([3.50962,2.89151] ,[6.25223, 7.68957], 'k')
  plot([3.50962,2.84987] ,[6.25223, 7.80547], 'k')
  plot([3.50962,2.35109] ,[6.25223, 4.72034], 'k')
  plot([3.50962,3.29317] ,[6.25223, 8.35709], 'k')
  plot([3.50962,1.43731] ,[6.25223, 6.88505], 'k')
  plot([3.50962,3.89742] ,[6.25223, 3.85862], 'k')
  plot([1.29831,1.20431] ,[0.656774, 0.850137], 'k')
  plot([1.29831,0.666465] ,[0.656774, 1.27139], 'k')
  plot([1.29831,2.09081] ,[0.656774, 0.183924], 'k')
  plot([1.29831,1.49352] ,[0.656774, 1.62385], 'k')
  plot([1.29831,2.715] ,[0.656774, 1.01907], 'k')
  plot([1.29831,0.563584] ,[0.656774, 2.1536], 'k')
  plot([1.29831,3.0036] ,[0.656774, 1.49978], 'k')
  plot([1.29831,1.07295] ,[0.656774, 3.10447], 'k')
  plot([1.29831,3.21428] ,[0.656774, 2.48702], 'k')
  plot([1.29831,1.20446] ,[0.656774, 3.41852], 'k')
  plot([8.40262,8.23959] ,[2.75849, 2.76304], 'k')
  plot([8.40262,8.63408] ,[2.75849, 2.99182], 'k')
  plot([8.40262,8.32353] ,[2.75849, 3.50884], 'k')
  plot([8.40262,7.62492] ,[2.75849, 2.08139], 'k')
  plot([8.40262,7.02283] ,[2.75849, 2.75084], 'k')
  plot([8.40262,8.90725] ,[2.75849, 4.08724], 'k')
  plot([8.40262,8.25518] ,[2.75849, 4.7967], 'k')
  plot([8.40262,6.34633] ,[2.75849, 2.83363], 'k')
  plot([8.40262,9.85984] ,[2.75849, 4.26168], 'k')
  plot([8.40262,7.69886] ,[2.75849, 4.73571], 'k')
  plot([1.89404,1.78875] ,[3.09837, 3.44969], 'k')
  plot([1.89404,2.07137] ,[3.09837, 3.46275], 'k')
  plot([1.89404,1.95775] ,[3.09837, 3.84915], 'k')
  plot([1.89404,1.20446] ,[3.09837, 3.41852], 'k')
  plot([1.89404,1.07295] ,[3.09837, 3.10447], 'k')
  plot([1.89404,3.21428] ,[3.09837, 2.48702], 'k')
  plot([1.89404,3.38983] ,[3.09837, 2.85511], 'k')
  plot([1.89404,1.49352] ,[3.09837, 1.62385], 'k')
  plot([1.89404,0.882031] ,[3.09837, 4.28822], 'k')
  plot([1.89404,0.563584] ,[3.09837, 2.1536], 'k')
  plot([6.19003,6.85526] ,[5.81097, 6.28629], 'k')
  plot([6.19003,6.03824] ,[5.81097, 4.6785], 'k')
  plot([6.19003,7.25511] ,[5.81097, 6.5648], 'k')
  plot([6.19003,7.69886] ,[5.81097, 4.73571], 'k')
  plot([6.19003,7.5919] ,[5.81097, 7.07183], 'k')
  plot([6.19003,6.45943] ,[5.81097, 3.71621], 'k')
  plot([6.19003,8.32957] ,[5.81097, 5.1063], 'k')
  plot([6.19003,8.25518] ,[5.81097, 4.7967], 'k')
  plot([6.19003,8.11788] ,[5.81097, 7.15024], 'k')
  plot([9.39596,9.65601] ,[7.94787, 8.50481], 'k')
  plot([9.39596,9.83265] ,[7.94787, 7.33907], 'k')
  plot([9.39596,8.30771] ,[7.94787, 7.65623], 'k')
  plot([9.39596,8.92361] ,[7.94787, 9.14765], 'k')
  plot([9.39596,8.32314] ,[7.94787, 7.07415], 'k')
  plot([9.39596,8.11788] ,[7.94787, 7.15024], 'k')
  plot([9.39596,8.49447] ,[7.94787, 6.56907], 'k')
  plot([9.39596,9.54542] ,[7.94787, 9.83235], 'k')
  plot([9.39596,8.69972] ,[7.94787, 6.17006], 'k')
  plot([9.39596,9.38216] ,[7.94787, 5.97303], 'k')
  plot([9.83212,9.65601] ,[8.49018, 8.50481], 'k')
  plot([9.83212,9.39596] ,[8.49018, 7.94787], 'k')
  plot([9.83212,8.92361] ,[8.49018, 9.14765], 'k')
  plot([9.83212,9.83265] ,[8.49018, 7.33907], 'k')
  plot([9.83212,9.54542] ,[8.49018, 9.83235], 'k')
  plot([9.83212,8.30771] ,[8.49018, 7.65623], 'k')
  plot([9.83212,8.39293] ,[8.49018, 9.94872], 'k')
  plot([9.83212,8.32314] ,[8.49018, 7.07415], 'k')
  plot([9.83212,8.11788] ,[8.49018, 7.15024], 'k')
  plot([9.83212,8.49447] ,[8.49018, 6.56907], 'k')
  plot([4.4987,5.72497] ,[9.57817, 9.53914], 'k')
  plot([4.4987,3.13974] ,[9.57817, 9.53657], 'k')
  plot([4.4987,3.29317] ,[9.57817, 8.35709], 'k')
  plot([4.4987,6.48058] ,[9.57817, 9.0653], 'k')
  plot([4.4987,2.84987] ,[9.57817, 7.80547], 'k')
  plot([4.4987,2.89151] ,[9.57817, 7.68957], 'k')
  plot([4.4987,7.07383] ,[9.57817, 9.7965], 'k')
  plot([4.4987,1.75755] ,[9.57817, 9.08091], 'k')
  plot([4.4987,7.29871] ,[9.57817, 9.36192], 'k')
  plot([0.327349,0.563584] ,[1.74702, 2.1536], 'k')
  plot([0.327349,0.666465] ,[1.74702, 1.27139], 'k')
  plot([0.327349,1.49352] ,[1.74702, 1.62385], 'k')
  plot([0.327349,1.20431] ,[1.74702, 0.850137], 'k')
  plot([0.327349,1.29831] ,[1.74702, 0.656774], 'k')
  plot([0.327349,1.07295] ,[1.74702, 3.10447], 'k')
  plot([0.327349,1.20446] ,[1.74702, 3.41852], 'k')
  plot([0.327349,1.89404] ,[1.74702, 3.09837], 'k')
  plot([0.327349,1.78875] ,[1.74702, 3.44969], 'k')
  plot([0.327349,2.09081] ,[1.74702, 0.183924], 'k')
  plot([2.1195,1.89404] ,[2.51351, 3.09837], 'k')
  plot([2.1195,2.07137] ,[2.51351, 3.46275], 'k')
  plot([2.1195,1.78875] ,[2.51351, 3.44969], 'k')
  plot([2.1195,1.49352] ,[2.51351, 1.62385], 'k')
  plot([2.1195,3.21428] ,[2.51351, 2.48702], 'k')
  plot([2.1195,1.07295] ,[2.51351, 3.10447], 'k')
  plot([2.1195,1.20446] ,[2.51351, 3.41852], 'k')
  plot([2.1195,3.38983] ,[2.51351, 2.85511], 'k')
  plot([2.1195,3.0036] ,[2.51351, 1.49978], 'k')
  plot([2.1195,1.95775] ,[2.51351, 3.84915], 'k')
  plot([6.33246,6.48058] ,[9.66238, 9.0653], 'k')
  plot([6.33246,5.72497] ,[9.66238, 9.53914], 'k')
  plot([6.33246,7.07383] ,[9.66238, 9.7965], 'k')
  plot([6.33246,7.32847] ,[9.66238, 9.51888], 'k')
  plot([6.33246,7.29871] ,[9.66238, 9.36192], 'k')
  plot([6.33246,4.4987] ,[9.66238, 9.57817], 'k')
  plot([6.33246,8.39293] ,[9.66238, 9.94872], 'k')
  plot([6.33246,8.92361] ,[9.66238, 9.14765], 'k')
  plot([6.33246,8.30771] ,[9.66238, 7.65623], 'k')
  plot([6.07439,6.4611] ,[2.19978, 1.65102], 'k')
  plot([6.07439,6.34633] ,[2.19978, 2.83363], 'k')
  plot([6.07439,6.3041] ,[2.19978, 3.07594], 'k')
  plot([6.07439,7.02283] ,[2.19978, 2.75084], 'k')
  plot([6.07439,6.46701] ,[2.19978, 0.967494], 'k')
  plot([6.07439,7.62492] ,[2.19978, 2.08139], 'k')
  plot([6.07439,6.45943] ,[2.19978, 3.71621], 'k')
  plot([6.07439,6.78293] ,[2.19978, 0.759187], 'k')
  plot([6.07439,8.23959] ,[2.19978, 2.76304], 'k')
  plot([6.07439,8.40262] ,[2.19978, 2.75849], 'k')
  plot([1.77511,1.95775] ,[4.31082, 3.84915], 'k')
  plot([1.77511,2.35109] ,[4.31082, 4.72034], 'k')
  plot([1.77511,1.78875] ,[4.31082, 3.44969], 'k')
  plot([1.77511,0.882031] ,[4.31082, 4.28822], 'k')
  plot([1.77511,2.07137] ,[4.31082, 3.46275], 'k')
  plot([1.77511,1.20446] ,[4.31082, 3.41852], 'k')
  plot([1.77511,1.89404] ,[4.31082, 3.09837], 'k')
  plot([1.77511,2.89076] ,[4.31082, 5.03582], 'k')
  plot([1.77511,1.07295] ,[4.31082, 3.10447], 'k')
  plot([1.77511,3.09901] ,[4.31082, 5.024], 'k')
  plot([1.86991,1.43731] ,[7.64549, 6.88505], 'k')
  plot([1.86991,2.84987] ,[7.64549, 7.80547], 'k')
  plot([1.86991,2.89151] ,[7.64549, 7.68957], 'k')
  plot([1.86991,0.774592] ,[7.64549, 8.57116], 'k')
  plot([1.86991,1.75755] ,[7.64549, 9.08091], 'k')
  plot([1.86991,1.59274] ,[7.64549, 9.09749], 'k')
  plot([1.86991,3.29317] ,[7.64549, 8.35709], 'k')
  plot([1.86991,0.267049] ,[7.64549, 8.29864], 'k')
  plot([1.86991,0.404392] ,[7.64549, 6.6123], 'k')
  plot([1.86991,2.91819] ,[7.64549, 6.1032], 'k')
  plot([7.71491,7.69886] ,[4.5188, 4.73571], 'k')
  plot([7.71491,8.25518] ,[4.5188, 4.7967], 'k')
  plot([7.71491,8.32957] ,[4.5188, 5.1063], 'k')
  plot([7.71491,8.76568] ,[4.5188, 4.84485], 'k')
  plot([7.71491,8.32353] ,[4.5188, 3.50884], 'k')
  plot([7.71491,8.90725] ,[4.5188, 4.08724], 'k')
  plot([7.71491,6.45943] ,[4.5188, 3.71621], 'k')
  plot([7.71491,8.74551] ,[4.5188, 5.84347], 'k')
  plot([7.71491,8.63408] ,[4.5188, 2.99182], 'k')
  plot([7.4556,7.25511] ,[6.3096, 6.5648], 'k')
  plot([7.4556,6.85526] ,[6.3096, 6.28629], 'k')
  plot([7.4556,7.5919] ,[6.3096, 7.07183], 'k')
  plot([7.4556,8.11788] ,[6.3096, 7.15024], 'k')
  plot([7.4556,8.49447] ,[6.3096, 6.56907], 'k')
  plot([7.4556,8.32314] ,[6.3096, 7.07415], 'k')
  plot([7.4556,8.69972] ,[6.3096, 6.17006], 'k')
  plot([7.4556,6.19003] ,[6.3096, 5.81097], 'k')
  plot([7.4556,8.74551] ,[6.3096, 5.84347], 'k')
  plot([7.4556,8.32957] ,[6.3096, 5.1063], 'k')
  plot([3.87388,3.29317] ,[8.3471, 8.35709], 'k')
  plot([3.87388,2.84987] ,[8.3471, 7.80547], 'k')
  plot([3.87388,2.89151] ,[8.3471, 7.68957], 'k')
  plot([3.87388,3.13974] ,[8.3471, 9.53657], 'k')
  plot([3.87388,1.86991] ,[8.3471, 7.64549], 'k')
  plot([3.87388,3.50962] ,[8.3471, 6.25223], 'k')
  plot([3.87388,1.75755] ,[8.3471, 9.08091], 'k')
  plot([9.66501,9.54542] ,[9.86374, 9.83235], 'k')
  plot([9.66501,8.92361] ,[9.86374, 9.14765], 'k')
  plot([9.66501,8.39293] ,[9.86374, 9.94872], 'k')
  plot([9.66501,9.65601] ,[9.86374, 8.50481], 'k')
  plot([9.66501,9.83212] ,[9.86374, 8.49018], 'k')
  plot([9.66501,9.39596] ,[9.86374, 7.94787], 'k')
  plot([9.66501,7.32847] ,[9.86374, 9.51888], 'k')
  plot([9.66501,7.29871] ,[9.86374, 9.36192], 'k')
  plot([9.66501,9.83265] ,[9.86374, 7.33907], 'k')
  plot([9.66501,8.30771] ,[9.86374, 7.65623], 'k')
  plot([9.92734,9.83212] ,[8.85747, 8.49018], 'k')
  plot([9.92734,9.65601] ,[8.85747, 8.50481], 'k')
  plot([9.92734,9.66501] ,[8.85747, 9.86374], 'k')
  plot([9.92734,8.92361] ,[8.85747, 9.14765], 'k')
  plot([9.92734,9.54542] ,[8.85747, 9.83235], 'k')
  plot([9.92734,9.39596] ,[8.85747, 7.94787], 'k')
  plot([9.92734,9.83265] ,[8.85747, 7.33907], 'k')
  plot([9.92734,8.39293] ,[8.85747, 9.94872], 'k')
  plot([9.92734,8.30771] ,[8.85747, 7.65623], 'k')
  plot([9.92734,8.32314] ,[8.85747, 7.07415], 'k')
  plot([7.56936,8.30771] ,[8.2819, 7.65623], 'k')
  plot([7.56936,7.29871] ,[8.2819, 9.36192], 'k')
  plot([7.56936,7.5919] ,[8.2819, 7.07183], 'k')
  plot([7.56936,8.11788] ,[8.2819, 7.15024], 'k')
  plot([7.56936,7.32847] ,[8.2819, 9.51888], 'k')
  plot([7.56936,6.48058] ,[8.2819, 9.0653], 'k')
  plot([7.56936,8.32314] ,[8.2819, 7.07415], 'k')
  plot([7.56936,7.07383] ,[8.2819, 9.7965], 'k')
  plot([7.56936,8.92361] ,[8.2819, 9.14765], 'k')
  plot([7.56936,7.25511] ,[8.2819, 6.5648], 'k')
  plot([3.90358,3.87388] ,[7.52201, 8.3471], 'k')
  plot([3.90358,2.89151] ,[7.52201, 7.68957], 'k')
  plot([3.90358,3.29317] ,[7.52201, 8.35709], 'k')
  plot([3.90358,2.84987] ,[7.52201, 7.80547], 'k')
  plot([3.90358,3.50962] ,[7.52201, 6.25223], 'k')
  plot([3.90358,2.91819] ,[7.52201, 6.1032], 'k')
  plot([3.90358,3.88979] ,[7.52201, 5.71904], 'k')
  plot([3.90358,1.86991] ,[7.52201, 7.64549], 'k')
  plot([3.90358,3.13974] ,[7.52201, 9.53657], 'k')
  plot([2.37662,1.95775] ,[3.81552, 3.84915], 'k')
  plot([2.37662,2.07137] ,[3.81552, 3.46275], 'k')
  plot([2.37662,1.78875] ,[3.81552, 3.44969], 'k')
  plot([2.37662,1.77511] ,[3.81552, 4.31082], 'k')
  plot([2.37662,1.89404] ,[3.81552, 3.09837], 'k')
  plot([2.37662,2.35109] ,[3.81552, 4.72034], 'k')
  plot([2.37662,3.59039] ,[3.81552, 3.66828], 'k')
  plot([2.37662,1.20446] ,[3.81552, 3.41852], 'k')
  plot([2.37662,2.89076] ,[3.81552, 5.03582], 'k')
  plot([2.37662,2.1195] ,[3.81552, 2.51351], 'k')
  plot([7.37557,6.78293] ,[1.26962, 0.759187], 'k')
  plot([7.37557,7.62492] ,[1.26962, 2.08139], 'k')
  plot([7.37557,6.46701] ,[1.26962, 0.967494], 'k')
  plot([7.37557,6.4611] ,[1.26962, 1.65102], 'k')
  plot([7.37557,8.07938] ,[1.26962, 0.132789], 'k')
  plot([7.37557,7.02283] ,[1.26962, 2.75084], 'k')
  plot([7.37557,8.23959] ,[1.26962, 2.76304], 'k')
  plot([7.37557,8.40262] ,[1.26962, 2.75849], 'k')
  plot([7.37557,6.34633] ,[1.26962, 2.83363], 'k')
  plot([8.46602,8.92361] ,[8.47582, 9.14765], 'k')
  plot([8.46602,8.30771] ,[8.47582, 7.65623], 'k')
  plot([8.46602,7.56936] ,[8.47582, 8.2819], 'k')
  plot([8.46602,9.39596] ,[8.47582, 7.94787], 'k')
  plot([8.46602,9.65601] ,[8.47582, 8.50481], 'k')
  plot([8.46602,9.83212] ,[8.47582, 8.49018], 'k')
  plot([8.46602,8.11788] ,[8.47582, 7.15024], 'k')
  plot([8.46602,8.32314] ,[8.47582, 7.07415], 'k')
  plot([8.46602,7.29871] ,[8.47582, 9.36192], 'k')
  plot([8.46602,8.39293] ,[8.47582, 9.94872], 'k')
  plot([3.02852,2.715] ,[0.270097, 1.01907], 'k')
  plot([3.02852,2.09081] ,[0.270097, 0.183924], 'k')
  plot([3.02852,3.0036] ,[0.270097, 1.49978], 'k')
  plot([3.02852,1.29831] ,[0.270097, 0.656774], 'k')
  plot([3.02852,1.20431] ,[0.270097, 0.850137], 'k')
  plot([3.02852,1.49352] ,[0.270097, 1.62385], 'k')
  plot([3.02852,3.21428] ,[0.270097, 2.48702], 'k')
  plot([3.02852,2.1195] ,[0.270097, 2.51351], 'k')
  plot([3.02852,0.666465] ,[0.270097, 1.27139], 'k')
  plot([3.02852,3.38983] ,[0.270097, 2.85511], 'k')
  plot([9.52348,8.07938] ,[1.18023, 0.132789], 'k')
  plot([9.52348,8.40262] ,[1.18023, 2.75849], 'k')
  plot([9.52348,8.63408] ,[1.18023, 2.99182], 'k')
  plot([9.52348,8.23959] ,[1.18023, 2.76304], 'k')
  plot([9.52348,7.62492] ,[1.18023, 2.08139], 'k')
  plot([9.52348,7.37557] ,[1.18023, 1.26962], 'k')
  plot([9.52348,8.32353] ,[1.18023, 3.50884], 'k')
  plot([9.52348,6.78293] ,[1.18023, 0.759187], 'k')
  plot([9.52348,7.02283] ,[1.18023, 2.75084], 'k')
  plot([9.52348,8.90725] ,[1.18023, 4.08724], 'k')
end
plot([0.5, 1.20431], [0.5, 0.850137], 'r', 'LineWidth', 2)
plot([1.20431, 1.95775], [0.850137, 3.84915], 'r', 'LineWidth', 2)
plot([1.95775, 3.29317], [3.84915, 8.35709], 'r', 'LineWidth', 2)
plot([3.29317, 4.4987], [8.35709, 9.57817], 'r', 'LineWidth', 2)
plot([4.4987, 7.29871], [9.57817, 9.36192], 'r', 'LineWidth', 2)
plot([7.29871, 8.92361], [9.36192, 9.14765], 'r', 'LineWidth', 2)
plot([8.92361, 9], [9.14765, 9], 'r', 'LineWidth', 2)
text(0.5, 0.5,'S','FontSize',12)
text(9, 9,'G','FontSize',12)
hold off
title('Number of nodes is 100 and K (number of edge attempts) is 10')
axis equal
